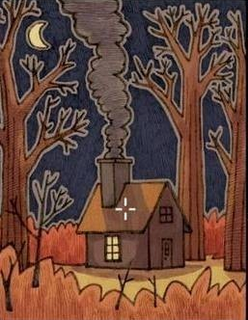
%> input picture day1_C/w1.png, 248 x 320 px
$ octave --eval "findchaer;"   (GNU Octave 9; MATLAB toolbox functions it lacks are replaced by stand-ins)
%> lines starting %> are read from the running program, lines starting %| are printed output that depends on the picture
function findchaer
%%
%第二问
tic;
clear
[I1,map]=imread('w1.png');
%> I1 is the input picture: size 320x248x3 uint8; mean R, G, B 103.9, 71.1, 59.3
%> map = []
[I2,map]=imread('w2.png');
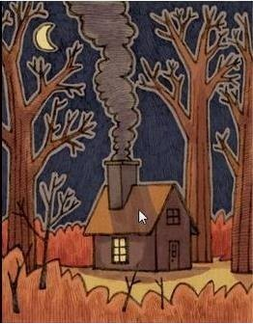
%> input picture day1_C/w2.png, 253 x 324 px
%> I2 is the input picture: size 324x253x3 uint8; mean R, G, B 105, 72.1, 60.5
% I1=imresize(I,[size(I2,1),size(I2,2)]);
I1a=I1(:,:,1);%拿一个维度出来配准
I2a=I2(:,:,1);
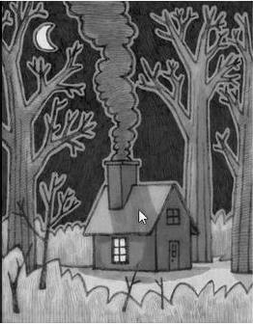
%> I2a: size 324x253 uint8; min 0, max 246, mean 105
%取一个匹配框
x=[20:100];
y=[20:100];
vet=[];%存储位置
tag=I1a(x,y);%ismember(A,B)判断B矩阵是否在A里面
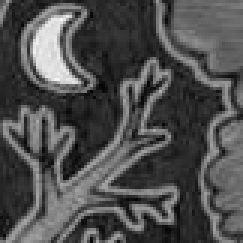
%> tag: size 81x81 uint8 (shown 3 times larger); min 2, max 245, mean 78.6
   for i=1:size(I2a,1)-size(tag,1)+1
       for j=1:size(I2a,2)-size(tag,2)+1
           tag2=I2a(i+[0:size(tag,1)-1],j+[0:size(tag,2)-1]);
%              if (sum(sum(tag-tag2))<50000)
%                  vet=[i,j];
%              end
             maxvalue(i,j)=sum(sum(tag-tag2));%校准
       end
   end
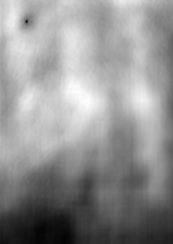
%> maxvalue: size 244x173 double; min 21636, max 194237, mean 120732; drawn with min black and max white
% i=20;
% j=20;
[vet(1),vet(2)]=find(maxvalue==min(min(maxvalue)));
   for m=1:size(I1,1)
      for n=1:size(I1,2)
         newI2(m,n)=I2(m-20+vet(1),n-20+vet(2)) ;
      end
   end
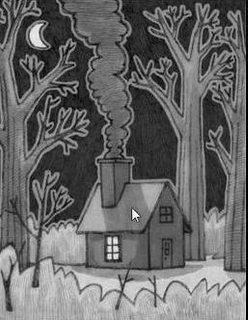
%> newI2: size 320x248 uint8; min 0, max 246, mean 104
image=I1(:,:,1)-newI2;%做两次运算防止相减为负变0变黑
tt=graythresh(image);
%> tt = 0.161
image1=im2bw(image,tt);
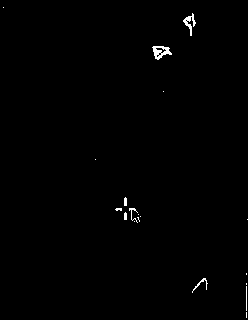
%> image1: size 320x248 logical; 0.56% white in thin lines or dots

image=newI2-I1(:,:,1);
tt=graythresh(image);
%> tt = 0.133
image2=im2bw(image,tt);
%> image2: size 320x248 logical; 0.71% white in thin lines or dots
%____
imshow(image1+image2);
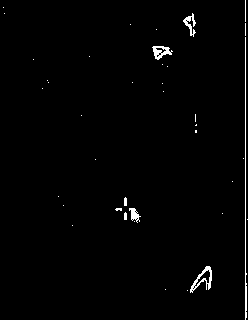
%> displayed picture: size 320x248, on the screen's scale of 0 to 255; 1.3% white in thin lines or dots
toc


%%
%第一问
clear
%> (the run ends here)
